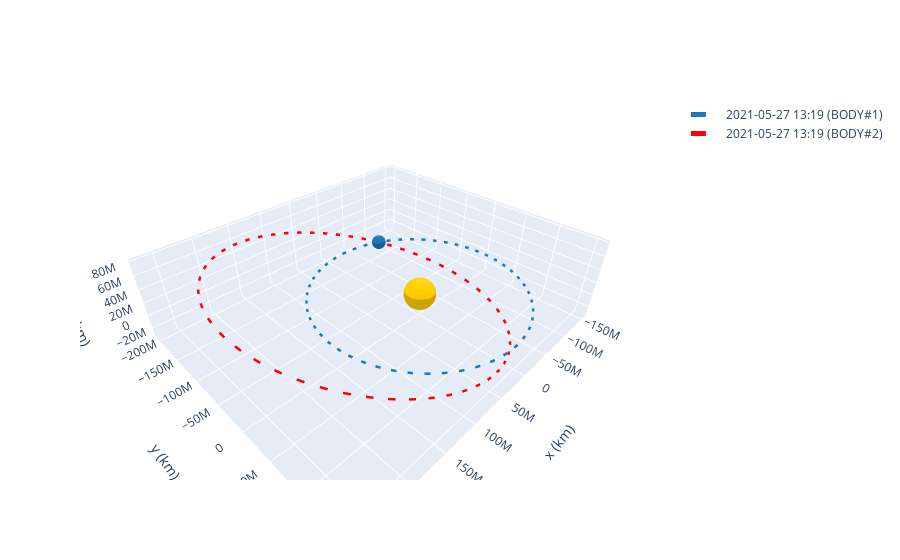

Source (notebook cell):
### Code cell
print("THIS CELL MAY NOT OUTPUT INTERACTIVE 3D PLOT AS INTENDED ON SOME PLATFORMS (i.e. github)\nTO SEE 3D PLOT OF ORBITS RUN IT LOCALLY IN VSC OR SEE LINKED GOOGLE COLAB")
import numpy as np

from poliastro.bodies import Earth, Sun
from poliastro.constants import J2000
from poliastro.examples import churi, iss, molniya
from poliastro.plotting import OrbitPlotter3D
from poliastro.twobody import Orbit
# More info: https://plotly.com/python/renderers/
available_renderers=['plotly_mimetype', 'jupyterlab', 'nteract', 'vscode',
        'notebook', 'notebook_connected', 'kaggle', 'azure', 'colab',
        'cocalc', 'databricks', 'json', 'png', 'jpeg', 'jpg', 'svg',
        'pdf', 'browser', 'firefox', 'chrome', 'chromium', 'iframe',
        'iframe_connected', 'sphinx_gallery', 'sphinx_gallery_png']
import plotly.io as pio

# pio.renderers.default = "plotly_mimetype+notebook_connected+colab+jupyterlab+vscode+notebook"
pio.renderers.default = "colab+vscode+jupyterlab+plotly_mimetype+sphinx_gallery"


frame = OrbitPlotter3D()

# frame.plot_body_orbit(Earth, J2000)
frame.plot(orbit1, label="BODY#1")
frame.plot(orbit2, label="BODY#2", color="red")

### Figure 1 — Plotly figure (JSON) as saved in the notebook; plotly's stock layout.template omitted (floating-point values rounded to 4 significant figures; data arrays with more than 128 entries replaced by an {"elided": "..."} marker saying what was removed)
{"data": [{"cauto": false, "cmax": 1, "cmin": 1, "colorscale": [[0, "#ffcc00"], [1, "#ffcc00"]], "name": "Sun", "showscale": false, "x": {"elided": "20x20 float values"}, "y": {"elided": "20x20 float values"}, "z": {"elided": "20x20 float values"}, "type": "surface"}, {"line": {"color": "rgb(31, 119, 180)", "dash": "dash", "width": 5}, "mode": "lines", "name": "2021-05-27 13:19 (BODY#1)", "x": {"elided": "150 float values"}, "y": {"elided": "150 float values"}, "z": {"elided": "150 int values"}, "type": "scatter3d"}, {"cauto": false, "cmax": 1, "cmin": 1, "colorscale": [[0, "rgb(31, 119, 180)"], [1, "rgb(31, 119, 180)"]], "name": "2021-05-27 13:19 (BODY#1)", "showscale": false, "x": {"elided": "20x20 float values"}, "y": {"elided": "20x20 float values"}, "z": {"elided": "20x20 float values"}, "type": "surface"}, {"cauto": false, "cmax": 1, "cmin": 1, "colorscale": [[0, "#ffcc00"], [1, "#ffcc00"]], "name": "Sun", "showscale": false, "x": {"elided": "20x20 float values"}, "y": {"elided": "20x20 float values"}, "z": {"elided": "20x20 float values"}, "type": "surface"}, {"cauto": false, "cmax": 1, "cmin": 1, "colorscale": [[0, "#ffcc00"], [1, "#ffcc00"]], "name": "Sun", "showscale": false, "x": {"elided": "20x20 float values"}, "y": {"elided": "20x20 float values"}, "z": {"elided": "20x20 float values"}, "type": "surface"}, {"line": {"color": "red", "dash": "dash", "width": 5}, "mode": "lines", "name": "2021-05-27 13:19 (BODY#2)", "x": {"elided": "150 float values"}, "y": {"elided": "150 float values"}, "z": {"elided": "150 float values"}, "type": "scatter3d"}, {"cauto": false, "cmax": 1, "cmin": 1, "colorscale": [[0, "red"], [1, "red"]], "name": "2021-05-27 13:19 (BODY#2)", "showscale": false, "x": {"elided": "20x20 float values"}, "y": {"elided": "20x20 float values"}, "z": {"elided": "20x20 float values"}, "type": "surface"}, {"cauto": false, "cmax": 1, "cmin": 1, "colorscale": [[0, "#ffcc00"], [1, "#ffcc00"]], "name": "Sun", "showscale": false, "x": {"elided": "20x20 float values"}, "y": {"elided": "20x20 float values"}, "z": {"elided": "20x20 float values"}, "type": "surface"}], "layout": {"scene": {"xaxis": {"title": {"text": "x (km)"}}, "yaxis": {"title": {"text": "y (km)"}}, "zaxis": {"title": {"text": "z (km)"}}, "aspectmode": "data"}, "autosize": true}}
